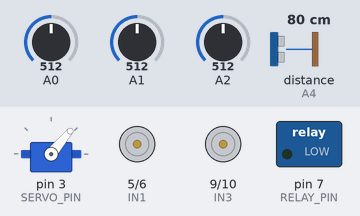
The sketch below on a simulated Arduino Uno, built with avr-gcc and run on an emulated ATmega328P. Shown: servo, motor-driver pin pairs drawn as motors (green arrow = first pin HIGH = forward, orange = second pin HIGH = backward, longer = more drive), switched loads named in the sketch (green lamp = pin HIGH). Inputs (shaded band) come from the test bench; at power-on: A2 = 512, A0 = 512, A1 = 512, distance to the obstacle (sensor on A4) 80 cm. The echo pulse lasts 58.3 µs per cm; pins used as bus, display or sensor lines are not drawn.

Above: at 1.2 s.
1.3 s: A2 set to 900
4.3 s: A0 set to 900
At 4.35 s:
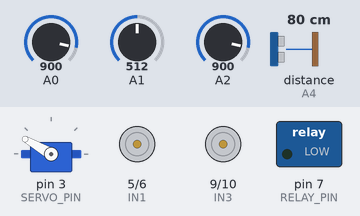
7.3 s: A1 set to 886
10.3 s: A1 set to 917
At 10.5 s:
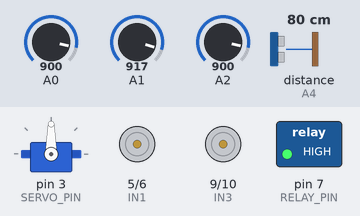
13.3 s: A1 set to 890
At 13.53 s:
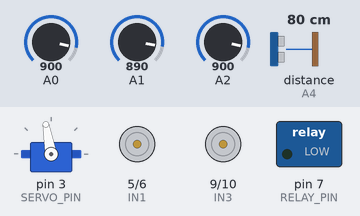
16.3 s: A1 set to 900
At 16.57 s:
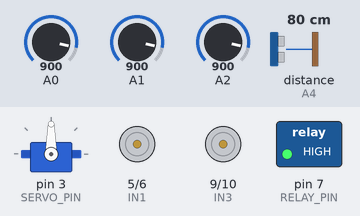
Timing chart, 0 to 20.3 s (numbered marks = the images above; inputs shaded):
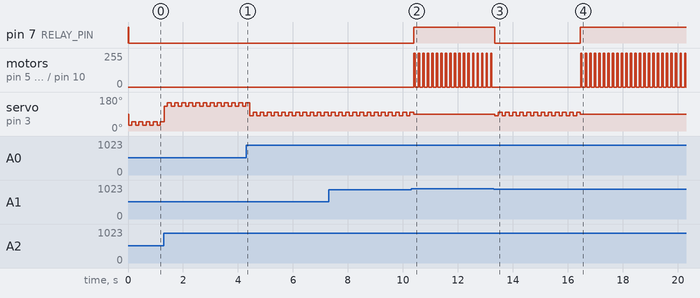

The sketch:

robot_code.ino
```cpp
#include <Servo.h>

// ================= FLAME SENSORS =================
#define FLAME_LEFT   A0
#define FLAME_CENTER A1
#define FLAME_RIGHT  A2
#define FIRE_THRESHOLD 900

// ================= ULTRASONIC =================
#define TRIG_PIN A3
#define ECHO_PIN A4
#define OBSTACLE_DISTANCE 20

// ================= L298N =================
#define IN1 5
#define IN2 6
#define IN3 9
#define IN4 10

// ================= SPEED =================
#define MOVE_ON   50
#define MOVE_OFF  90

// ================= WATER PUMP =================
#define RELAY_PIN 7
#define PUMP_ON   LOW
#define PUMP_OFF  HIGH

// ================= SERVO =================
#define SERVO_PIN 3
Servo hoseServo;

// ================= FLAME SMOOTH =================
int readFlameSmooth(int pin) {
  int sum = 0;
  for (int i = 0; i < 3; i++) {
    sum += analogRead(pin);
    delay(2);
  }
  return sum / 3;
}

// ================= SERVO SHAKE =================
void shakeServo(int centerPos) {
  hoseServo.write(centerPos - 10);
  delay(120);
  hoseServo.write(centerPos + 10);
  delay(120);
}

// ================= SETUP =================
void setup() {
  Serial.begin(9600);

  pinMode(IN1, OUTPUT);
  pinMode(IN2, OUTPUT);
  pinMode(IN3, OUTPUT);
  pinMode(IN4, OUTPUT);

  pinMode(RELAY_PIN, OUTPUT);
  digitalWrite(RELAY_PIN, PUMP_OFF);

  pinMode(TRIG_PIN, OUTPUT);
  pinMode(ECHO_PIN, INPUT);

  hoseServo.attach(SERVO_PIN);
  hoseServo.write(90);
}

// ================= LOOP =================
void loop() {

  int flameL = readFlameSmooth(FLAME_LEFT);
  int flameC = readFlameSmooth(FLAME_CENTER);
  int flameR = readFlameSmooth(FLAME_RIGHT);

  bool leftFire   = flameL < FIRE_THRESHOLD;
  bool centerFire = flameC < FIRE_THRESHOLD;
  bool rightFire  = flameR < FIRE_THRESHOLD;

  // ================= FIRE MODE =================
  if (leftFire || centerFire || rightFire) {

    stopMotors();
    digitalWrite(RELAY_PIN, PUMP_ON);

    // 🔥 نار يمين
    if (rightFire) {
      hoseServo.write(40);        // يمين صح
      shakeServo(40);             // هزّة حوالين اليمين
    }
    // 🔥 نار شمال
    else if (leftFire) {
      hoseServo.write(140);       // شمال صح
      shakeServo(140);            // هزّة حوالين الشمال
    }
    // 🔥 نار في النص
    else {
      hoseServo.write(90);
      shakeServo(90);
    }

    return;
  }

  // ================= NO FIRE =================
  digitalWrite(RELAY_PIN, PUMP_OFF);
  hoseServo.write(90);

  if (getDistance() < OBSTACLE_DISTANCE) {
    avoidObstacle();
  } else {
    moveForwardSlow();
  }
}

// ================= ULTRASONIC =================
int getDistance() {
  digitalWrite(TRIG_PIN, LOW);
  delayMicroseconds(2);
  digitalWrite(TRIG_PIN, HIGH);
  delayMicroseconds(10);
  digitalWrite(TRIG_PIN, LOW);

  long duration = pulseIn(ECHO_PIN, HIGH, 30000);
  if (duration == 0) return 100;
  return duration * 0.034 / 2;
}

// ================= MOVEMENT =================
void moveForwardSlow() {
  digitalWrite(IN1, HIGH);
  digitalWrite(IN2, LOW);
  digitalWrite(IN3, HIGH);
  digitalWrite(IN4, LOW);
  delay(MOVE_ON);

  stopMotors();
  delay(MOVE_OFF);
}

void stopMotors() {
  digitalWrite(IN1, LOW);
  digitalWrite(IN2, LOW);
  digitalWrite(IN3, LOW);
  digitalWrite(IN4, LOW);
}

// ================= OBSTACLE AVOID =================
void avoidObstacle() {
  stopMotors();
  delay(200);

  digitalWrite(IN1, LOW);
  digitalWrite(IN2, HIGH);
  digitalWrite(IN3, LOW);
  digitalWrite(IN4, HIGH);
  delay(300);

  digitalWrite(IN1, HIGH);
  digitalWrite(IN2, LOW);
  digitalWrite(IN3, LOW);
  digitalWrite(IN4, LOW);
  delay(400);

  stopMotors();
}
```

Measured:
- the behaviour switches between 899 and 900 on A1 (found by bisection; images 1 and 2)
- after the input at 10.3 s, pin 7 (RELAY_PIN): LOW → HIGH after 0.09 s; motor on pin 5 (IN1) / pin 6 (IN2), motor on pin 9 (IN3) / pin 10 (IN4): alternates forward 255/255 for 0.05 s and stopped for 0.11 s, starting after 0.10 s
- after the input at 13.3 s, pin 7 (RELAY_PIN): HIGH → LOW after 0.05 s; motor on pin 5 (IN1) / pin 6 (IN2), motor on pin 9 (IN3) / pin 10 (IN4): stops changing and stays stopped; servo on pin 3 (SERVO_PIN): alternates 100° for 0.14 s and 80° for 0.12 s, starting after 0.05 s
- after the input at 16.3 s, pin 7 (RELAY_PIN): LOW → HIGH after 0.16 s; motor on pin 5 (IN1) / pin 6 (IN2), motor on pin 9 (IN3) / pin 10 (IN4): alternates forward 255/255 for 0.05 s and stopped for 0.11 s, starting after 0.17 s
